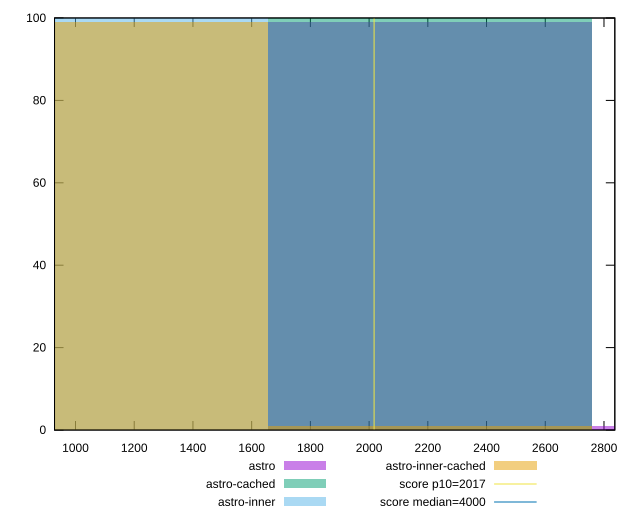

Here is the gnuplot script that generated this plot:
reset

$astro <<EOF
3312.2055685270725 1
2208.137045684715 99
EOF

$astroCached <<EOF
2208.137045684715 100
EOF

$astroInner <<EOF
1104.0685228423574 100
EOF

$astroInnerCached <<EOF
1104.0685228423574 99
2208.137045684715 1
EOF

set key outside below
set boxwidth 1104.0685228423574
set xrange [928.5760000000002:2836.9359999999965]
set yrange [0:100]
set trange [0:100]
set style fill transparent solid 0.5 noborder

set parametric
set terminal svg size 640, 520 enhanced background rgb 'white'
set output "reports/report_00033_2021-03-01T14-23-16.841Z/mainthread-work-breakdown/comparison/histogram/all_raw.svg"

plot $astro title "astro" with boxes, \
     $astroCached title "astro-cached" with boxes, \
     $astroInner title "astro-inner" with boxes, \
     $astroInnerCached title "astro-inner-cached" with boxes, \
     2017,t title "score p10=2017", \
     4000,t title "score median=4000"

reset
